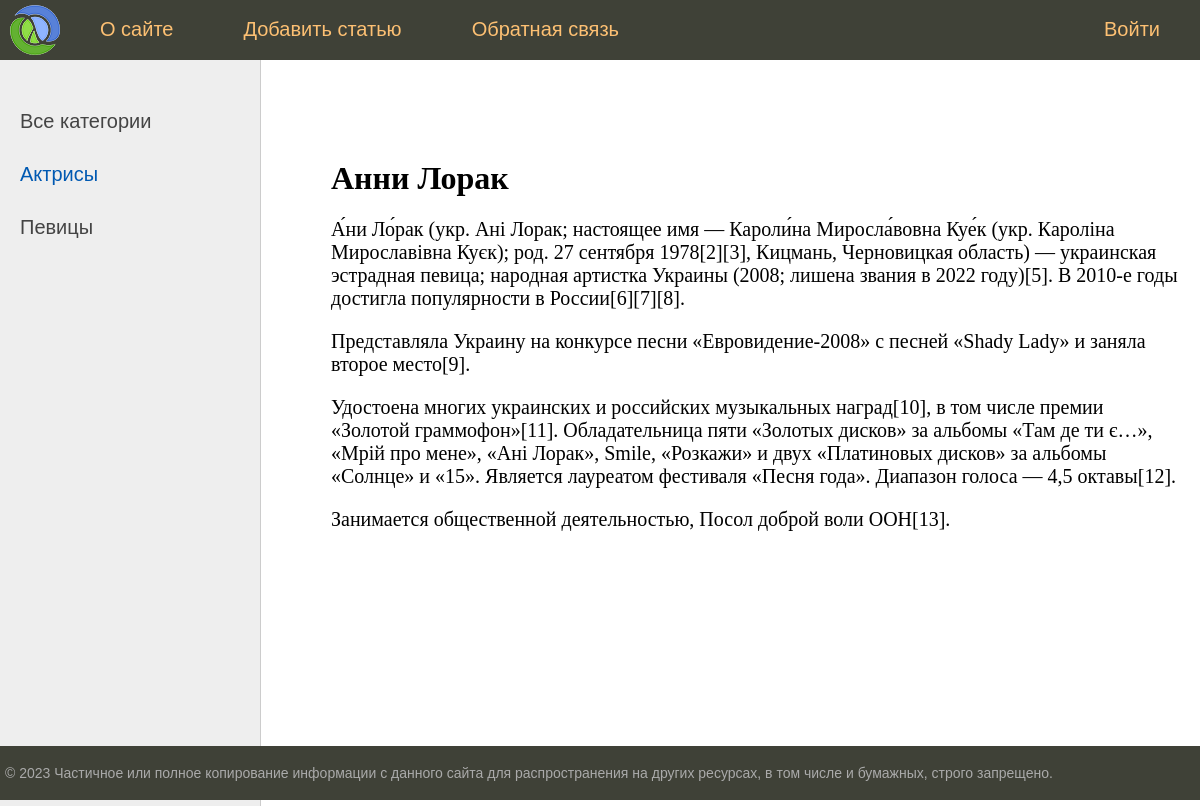
The app's page /post/anni-lorak/, older data.
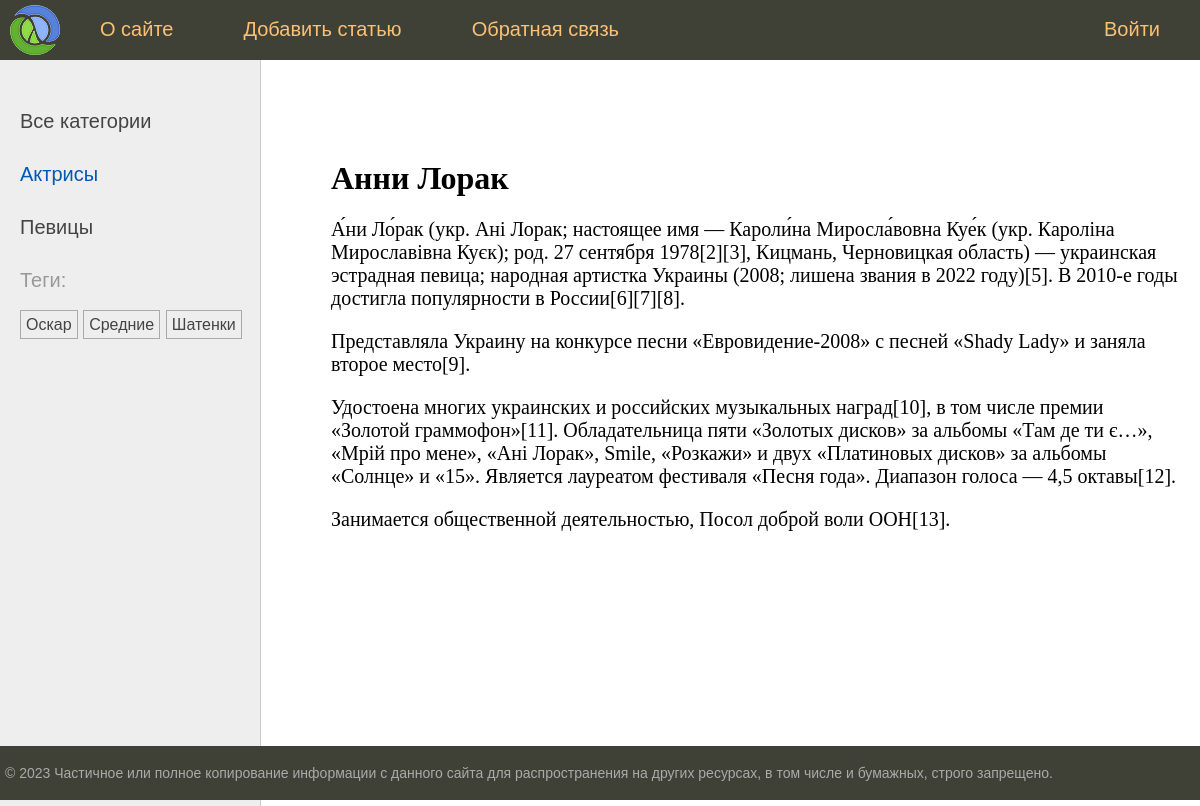
The same page, newer data.
### women/models.py (models this page shows, shortened)
class Category(models.Model):
    name = models.CharField(max_length=100, db_index=True)
    slug = models.SlugField(max_length=255, unique=True, db_index=True)
    def get_absolute_url(self):
        return reverse('category', kwargs={'cat_slug': self.slug})

class TagPost(models.Model):
    tag = models.CharField(max_length=100, db_index=True)
    slug = models.SlugField(max_length=255, unique=True, db_index=True)
    def get_absolute_url(self):
        return reverse('tag', kwargs={'tag_slug': self.slug})

### women/views.py (the view)
# urls.py: path('post/<slug:post_slug>/', views.show_post, name='post'),
def show_post(request, post_slug):
    post = get_object_or_404(Women, slug=post_slug)
    data = {
        'title': post.title,
        'menu': menu,
        'post': post,
        'cat_selected': 1,
    }
    return render(request, 'women/post.html', data)

### women/templatetags/women_tags.py (called while the page is built)
@register.inclusion_tag('women/list_categories.html')
def show_categories(cat_selected=0):
    cats = Category.objects.annotate(total=Count("posts")).filter(total__gt=0)
    return {'cats': cats, 'cat_selected': cat_selected}

@register.inclusion_tag('women/list_tags.html')
def show_all_tags():
    tags = TagPost.objects.annotate(total=Count("tags")).filter(total__gt=0)
    return {'tags': tags}

### women/templates/women/post.html (shortened to what this page needs)
{% extends 'base.html' %}
{% block content %}
<h1>{{ post.title }}</h1>
{{ post.content|linebreaks }}
{% endblock %}

### women/templates/women/list_categories.html
{% for cat in cats %}
{% if cat.id == cat_selected %}
<li class="selected">{{ cat.name }}</li>
{% else %}
<li><a href="{{ cat.get_absolute_url }}">{{ cat.name }}</a> </li>
{% endif %}
{% endfor %}

### women/templates/women/list_tags.html
{% if tags %}
    <p>Теги:</p>
    <ul class="tags-list">
        {% for t in tags %}
        <li><a href="{{ t.get_absolute_url }}">{{ t.tag }}</a></li>
        {% endfor %}
    </ul>
{% endif %}

Row changes from the older to the newer data that the page shows:
now on this page (row unchanged): TagPost: tag "Оскар"
now on this page (row unchanged): TagPost: tag "Средние"
added TagPost: tag "Шатенки"
Text that changed along with them:
text now shown: "Теги:"
